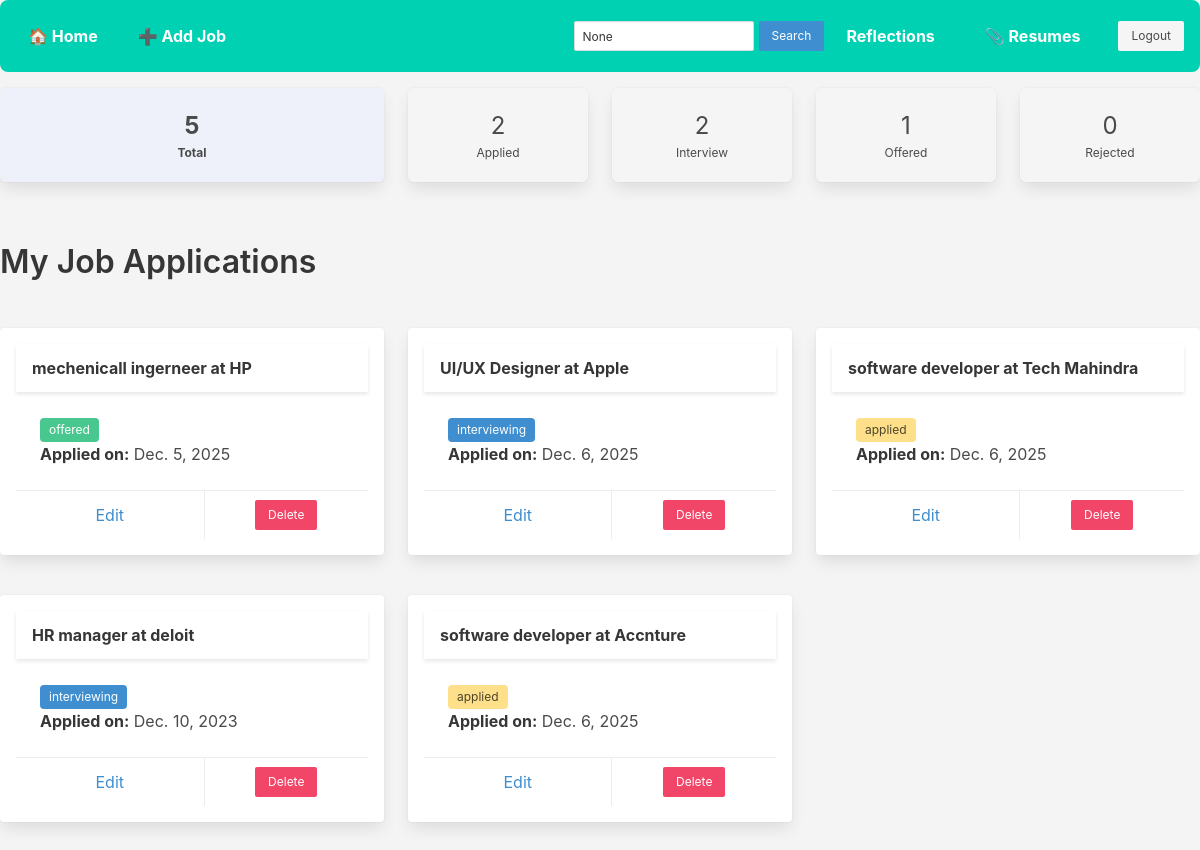
/joblist/ (signed in), run on an earlier commit of the app's database.
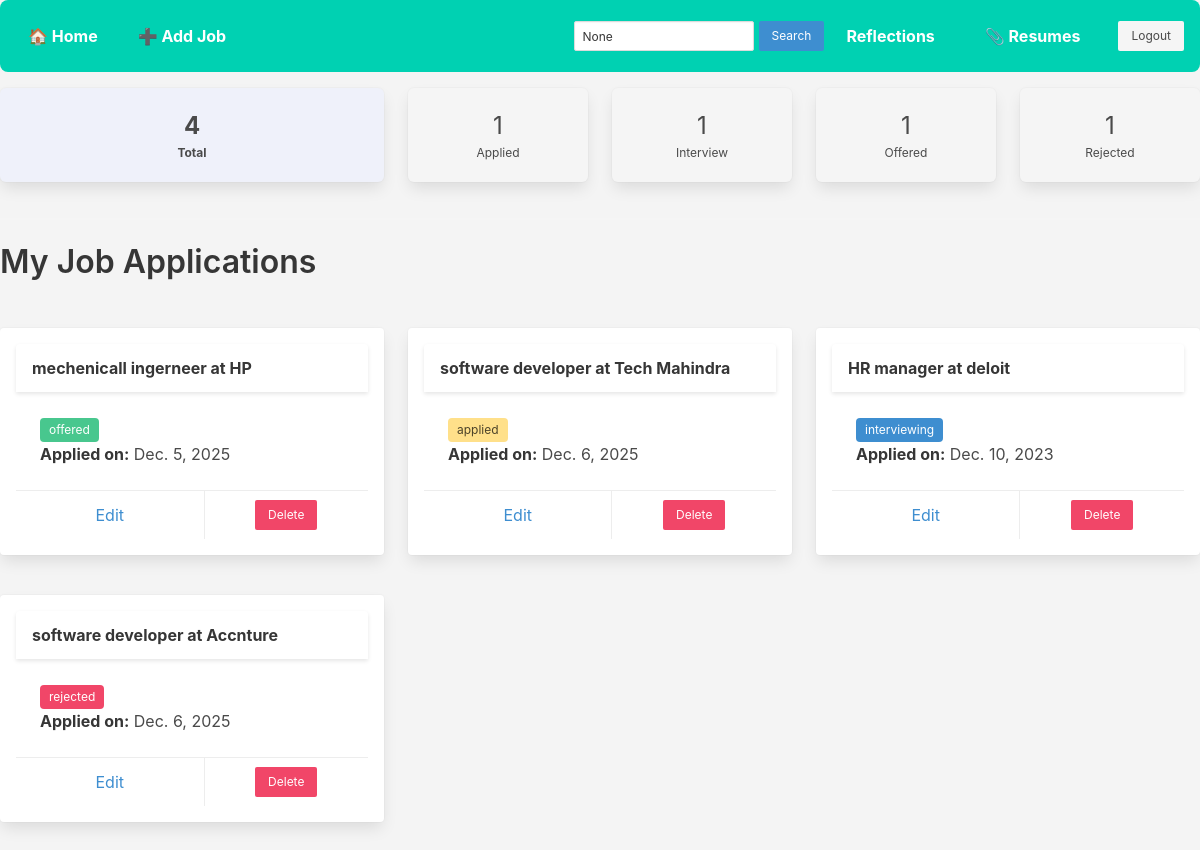
And on a later commit of the database.
### jobs/models.py (models this page shows, shortened)
class Job(models.Model):
    STATUS_CHOICES = [
        ('applied', 'Applied'),
        ('interviewing', 'Interviewing'),
        ('offered', 'Offered'),
        ('rejected', 'Rejected'),
    ]
    user = models.ForeignKey(User, on_delete=models.CASCADE)
    company_name = models.CharField(max_length=100)
    position = models.CharField(max_length=100)
    application_date = models.DateField()
    status = models.CharField(max_length=20, choices=STATUS_CHOICES)
    notes = models.TextField(blank=True)
    from django.db import models

### jobs/views.py (the view)
# urls.py: path('joblist/', views.job_list, name="joblist"),
@login_required
def job_list(request):
    jobs = Job.objects.filter(user=request.user)
    query = request.GET.get('q')
    status_filter = request.GET.get('status')
    if query:
        jobs = jobs.filter(
            Q(company_name__icontains=query) | Q(position__icontains=query)
        )
    if status_filter and status_filter != "All":
        jobs = jobs.filter(status=status_filter)
    total_jobs = jobs.count()
    status_counts = {
        'Applied': jobs.filter(status='applied').count(),
        'Interview': jobs.filter(status='interviewing').count(),
        'Offered': jobs.filter(status='offered').count(),
        'Rejected': jobs.filter(status='rejected').count(),
    }
    context = {
        'jobs': jobs,
        'total_jobs': total_jobs,
        'status_counts': status_counts,
        'query': query,
        'status_filter': status_filter,
        'status_choices': ['All', 'Applied', 'Interview', 'Offered', 'Rejected']
    }
    return render(request, 'job_list.html', context)

### jobs/templates/job_list.html (shortened to what the changed rows need)
{% extends 'base.html' %}
{% block content %}
        <div class="columns is-multiline is-mobile mb-5">
            <div class="column is-4">
              <a href="{% url 'joblist' %}" class="box has-text-centered {% if not status_filter or status_filter == 'All' %}has-background-link-light has-text-weight-bold{% else %}has-background-light{% endif %}">
                <p class="is-size-4">{{ total_jobs }}</p>
                <p class="is-size-7">Total</p>
              </a>
            </div>
            <div class="column is-2">
              <a href="?status=applied" class="box has-text-centered {% if status_filter == 'Applied' %}has-background-warning-light has-text-weight-bold{% else %}has-background-light{% endif %}">
                <p class="is-size-4">{{ status_counts.Applied }}</p>
                <p class="is-size-7">Applied</p>
              </a>
            </div>
            <div class="column is-2">
              <a href="?status=interviewing" class="box has-text-centered {% if status_filter == 'Interview' %}has-background-info-light has-text-weight-bold{% else %}has-background-light{% endif %}">
                <p class="is-size-4">{{ status_counts.Interview }}</p>
                <p class="is-size-7">Interview</p>
              </a>
            </div>
            <div class="column is-2">
              <a href="?status=rejected" class="box has-text-centered {% if status_filter == 'Rejected' %}has-background-danger-light has-text-weight-bold{% else %}has-background-light{% endif %}">
                <p class="is-size-4">{{ status_counts.Rejected }}</p>
                <p class="is-size-7">Rejected</p>
              </a>
            </div>
        </div>
<h1 class="title">My Job Applications</h1>
<br>
            <div class="columns is-multiline">
              {% for job in jobs %}
                <div class="column is-one-third">
                  <div class="card">
                    <header class="card-header">
                      <p class="card-header-title">
                        {{ job.position }} at {{ job.company_name }}
                      </p>
                    </header>
                    <div class="card-content">
                      <div class="content">
                        <span class="tag
                          {% if job.status == 'applied' %}is-warning
                          {% elif job.status == 'interviewing' %}is-info
                          {% elif job.status == 'offered' %}is-success
                          {% elif job.status == 'rejected' %}is-danger
                          {% else %}is-light{% endif %}">
                          {{ job.status }}
                        </span>
                        <p><strong>Applied on:</strong> {{ job.application_date }}</p>
                      </div>
                    </div>
                    <footer class="card-footer">
                      <a href="{% url 'update_job' job.pk %}" class="card-footer-item has-text-info">Edit</a>
                      <form method="POST" action="{% url 'reflect_and_delete' job.id %}" onsubmit="return confirmDelete();" class="card-footer-item p-0">
                        <button type="submit" class="button is-danger is-small m-2">Delete</button>
                      </form>
                    </footer>
                  </div>
                </div>
              {% empty %}
                <p class="has-text-grey">No jobs added yet.</p>
              {% endfor %}
            </div>
{% endblock %}

What changed in the data, as far as the page shows it:
removed Job: position "UI/UX Designer", company_name "Apple", status "interviewing", application_date "Dec. 6, 2025"
changed Job "Accnture": status "applied" → "rejected"
Also different on the page:
{{ total_jobs }}: "5" → "4"
{{ status_counts.Applied }}: "2" → "1"
{{ status_counts.Interview }}: "2" → "1"
{{ status_counts.Rejected }}: "0" → "1"
